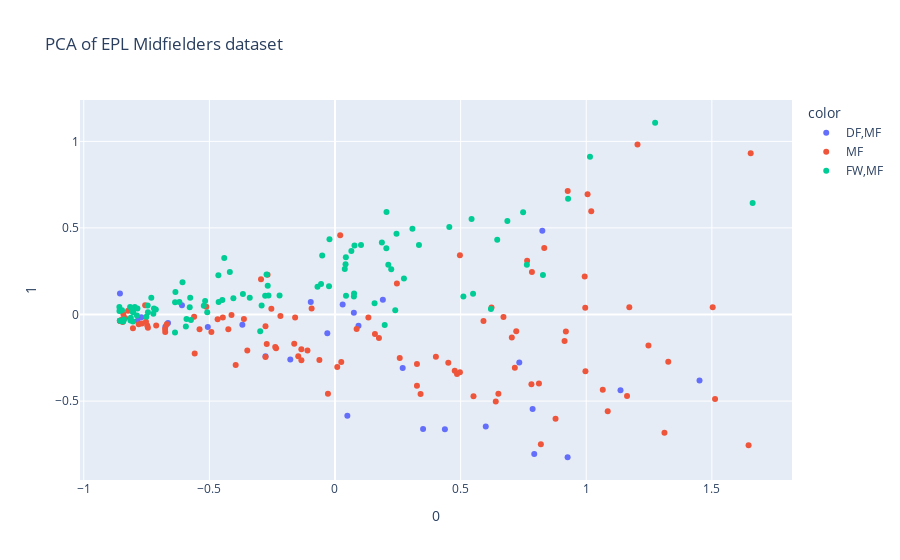

The code cell stored with this chart in its notebook:
### Markdown cell above
## 4) Visualization

### Code cell
import plotly.express as px
fig = px.scatter(X_reduced, x=0, y=1, color=df['Pos'], title = "PCA of EPL Midfielders dataset")
fig.show()
